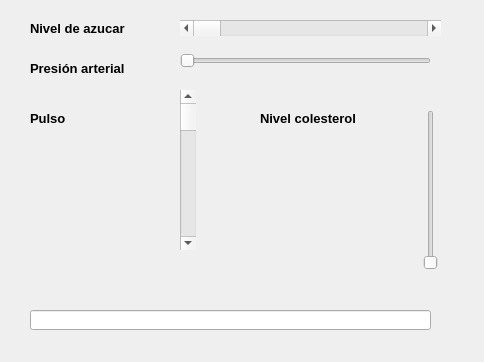
<?xml version="1.0" encoding="UTF-8"?>
<ui version="4.0">
 <class>NivelesDialog</class>
 <widget class="QDialog" name="NivelesDialog">
  <property name="geometry">
   <rect>
    <x>0</x>
    <y>0</y>
    <width>484</width>
    <height>362</height>
   </rect>
  </property>
  <property name="windowTitle">
   <string>Niveles</string>
  </property>
  <widget class="QLabel" name="lbl_nivel_azucar">
   <property name="geometry">
    <rect>
     <x>30</x>
     <y>20</y>
     <width>111</width>
     <height>16</height>
    </rect>
   </property>
   <property name="font">
    <font>
     <pointsize>10</pointsize>
     <weight>75</weight>
     <bold>true</bold>
    </font>
   </property>
   <property name="text">
    <string>Nivel de azucar</string>
   </property>
  </widget>
  <widget class="QScrollBar" name="hsb_nivel_azucar">
   <property name="geometry">
    <rect>
     <x>180</x>
     <y>20</y>
     <width>261</width>
     <height>16</height>
    </rect>
   </property>
   <property name="orientation">
    <enum>Qt::Horizontal</enum>
   </property>
  </widget>
  <widget class="QLabel" name="lbl_presion_arterial">
   <property name="geometry">
    <rect>
     <x>30</x>
     <y>60</y>
     <width>121</width>
     <height>16</height>
    </rect>
   </property>
   <property name="font">
    <font>
     <pointsize>10</pointsize>
     <weight>75</weight>
     <bold>true</bold>
    </font>
   </property>
   <property name="text">
    <string>Presión arterial</string>
   </property>
  </widget>
  <widget class="QSlider" name="hsd_presion_arterial">
   <property name="geometry">
    <rect>
     <x>180</x>
     <y>50</y>
     <width>251</width>
     <height>22</height>
    </rect>
   </property>
   <property name="orientation">
    <enum>Qt::Horizontal</enum>
   </property>
  </widget>
  <widget class="QLabel" name="lbl_pulso">
   <property name="geometry">
    <rect>
     <x>30</x>
     <y>110</y>
     <width>121</width>
     <height>16</height>
    </rect>
   </property>
   <property name="font">
    <font>
     <pointsize>10</pointsize>
     <weight>75</weight>
     <bold>true</bold>
    </font>
   </property>
   <property name="text">
    <string>Pulso</string>
   </property>
  </widget>
  <widget class="QScrollBar" name="vsb_pulso">
   <property name="geometry">
    <rect>
     <x>180</x>
     <y>90</y>
     <width>16</width>
     <height>160</height>
    </rect>
   </property>
   <property name="orientation">
    <enum>Qt::Vertical</enum>
   </property>
  </widget>
  <widget class="QLabel" name="lbl_nivel_colesterol">
   <property name="geometry">
    <rect>
     <x>260</x>
     <y>110</y>
     <width>121</width>
     <height>16</height>
    </rect>
   </property>
   <property name="font">
    <font>
     <pointsize>10</pointsize>
     <weight>75</weight>
     <bold>true</bold>
    </font>
   </property>
   <property name="text">
    <string>Nivel colesterol</string>
   </property>
  </widget>
  <widget class="QSlider" name="vsd_nivel_colesterol">
   <property name="geometry">
    <rect>
     <x>420</x>
     <y>110</y>
     <width>22</width>
     <height>160</height>
    </rect>
   </property>
   <property name="orientation">
    <enum>Qt::Vertical</enum>
   </property>
  </widget>
  <widget class="QLineEdit" name="txt_resultado">
   <property name="geometry">
    <rect>
     <x>30</x>
     <y>310</y>
     <width>401</width>
     <height>20</height>
    </rect>
   </property>
   <property name="readOnly">
    <bool>true</bool>
   </property>
  </widget>
 </widget>
 <resources/>
 <connections/>
</ui>
